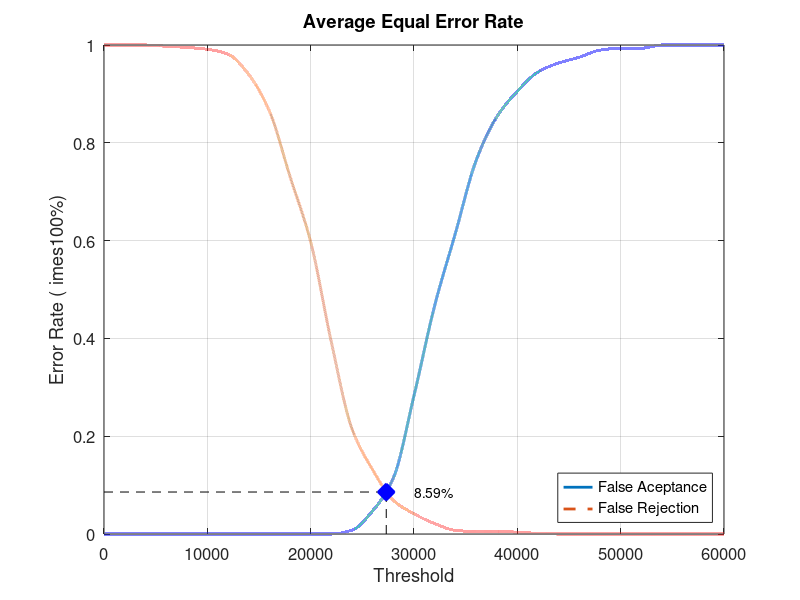
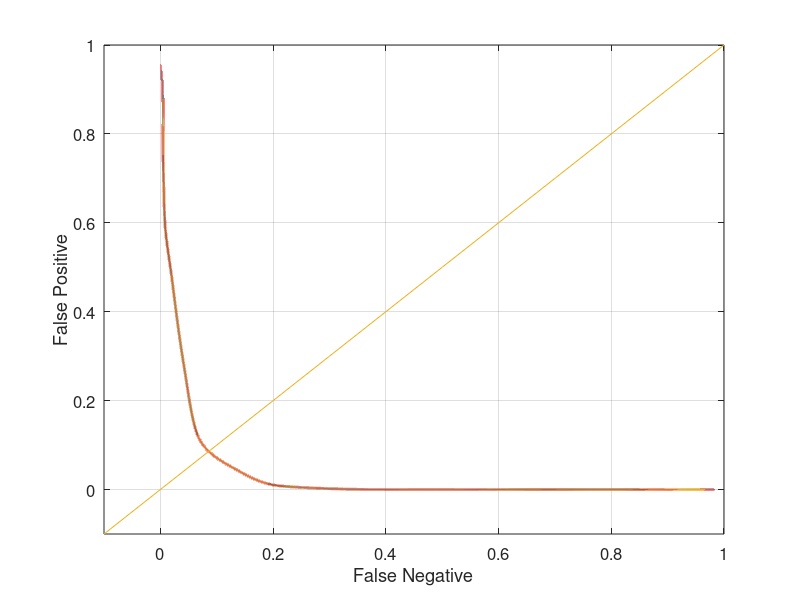

These charts were generated, in order, by the following MATLAB code:
close all;
clear;
clc;
x = 0:2000:60000;
xq = 0:0.5:60000;

y0 = [0 0 0 0 0 0 0 0 0 0 0 0 0.00789474 0.0473684 0.114474 0.282895 0.467105 0.614474 0.763158 0.852632 0.905263 0.944737 0.963158 0.975 0.989474 0.993421 0.993421 1 1 1 1]
yy0 = interp1(x, y0, xq, 'pchip');
y1 = [1 1 1 0.9975 0.995 0.99125 0.98125 0.94 0.865 0.73125 0.5975 0.3925 0.215 0.13125 0.06875 0.04125 0.02125 0.0075 0.005 0.005 0.00375 0.00125 0 0 0 0 0 0 0 0 0]
yy1 = interp1(x, y1, xq, 'pchip');

% Calculating EER: 
y2 = abs(y0 - y1);
find(y2 == min(y2))
yy2 = abs(yy0 - yy1);
xEER = find(yy2 == min(yy2));
xEERIndex = xq(xEER) % X-axis EER
yEER = yy0(xEER) % Y-axis EER

main = figure
plot(xq, yy0,'-','LineWidth', 2);	hold on
plot(xq, yy1,'--','LineWidth', 2);	hold on
plot([xEERIndex xEERIndex], [0 yEER], 'k--');	hold on
plot([0 xEERIndex], [yEER yEER], 'k--');	hold on
plot(xEERIndex, yEER, 'bx', 'LineWidth', 10);	hold on
text(xEERIndex + 10 * xEERIndex / 100, yEER, [num2str(round((10000 * yEER)) / 100) '%'])
legend('False Aceptance', 'False Rejection', 'Location', 'SouthEast')
xlabel('Threshold')
ylabel('Error Rate (	imes100%)')
title('Average Equal Error Rate')
set(gca, 'FontSize', 12)
axis([0 60000 0 1])
grid on

print(main, 'Experiment3AverageMain', '-dpng');
FNRxFPR = figure('Color', [1 1 1]);
plot(yy1, yy0, '-', yy1, yy0, 'LineWidth', 2);
hold on
y = -0.1:0.1:1
plot(y, y); 
set(gca, 'FontSize', 12)
xlabel('False Negative')
ylabel('False Positive')
axis([-0.1 1 -0.1 1])
set(gca, 'FontSize', 12)
grid on

print(FNRxFPR, 'Experiment3AverageFNRxFPR','-dpng');
